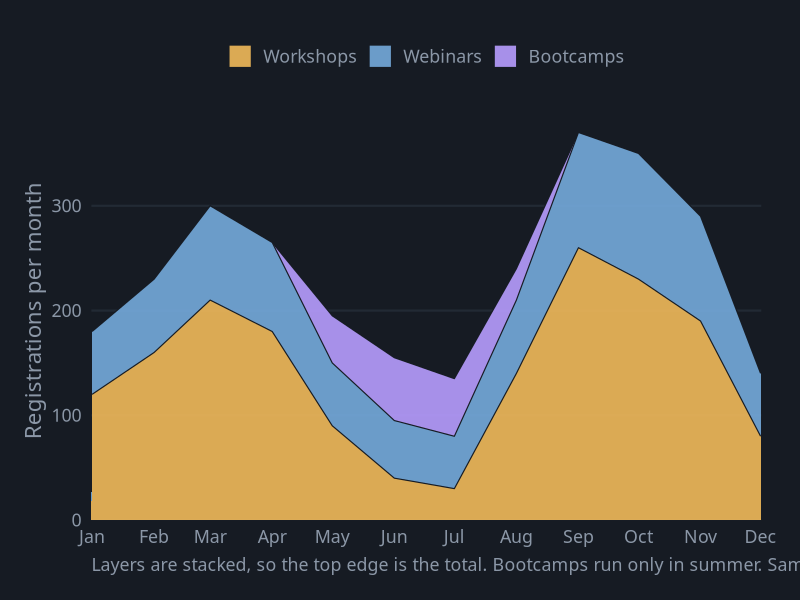
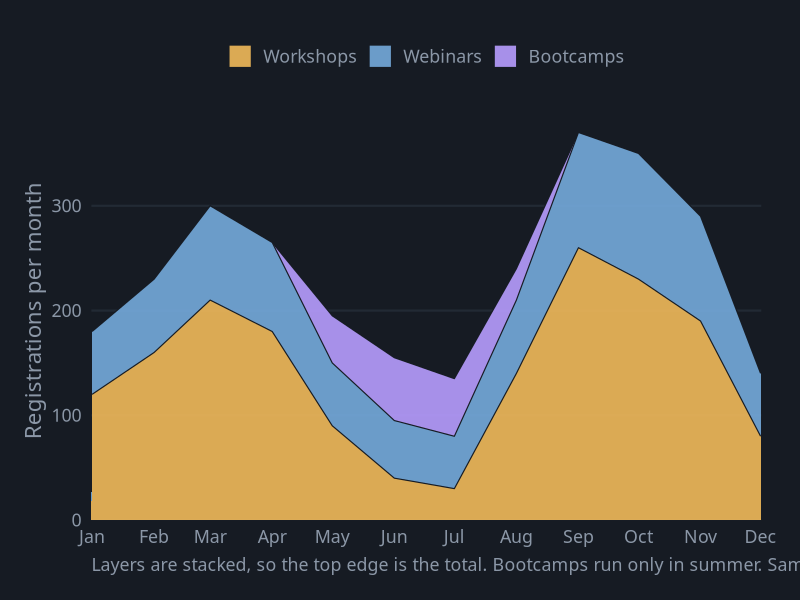

Reproduce these figures in R, in order.
# Area Chart
# Question: How did registrations grow across the year?
# Put this script and area.csv in the same folder, then in RStudio choose
# Session > Set Working Directory > To Source File Location.

library(tidyverse)

# ---- Gallery look: dark background, soft gray text ----
font <- "IBM Plex Sans"   # use "sans" if IBM Plex Sans is not installed
ink  <- "#8B97A7"

theme_gallery <- function() {
  theme_minimal(base_size = 16, base_family = font) +
    theme(
      plot.background  = element_rect(fill = "#161B23", color = NA),
      panel.grid       = element_line(color = "#222A34"),
      panel.grid.minor = element_blank(),
      text             = element_text(color = ink),
      axis.text        = element_text(color = ink),
      legend.position  = "top",
      legend.title     = element_blank(),
      plot.margin      = margin(24, 28, 18, 18)
    )
}

pal <- c("Workshops" = "#F0B95A", "Webinars" = "#75AADB", "Bootcamps" = "#B79CFF")

df <- read_csv("area.csv", show_col_types = FALSE) |>
  mutate(type = fct_relevel(type, "Bootcamps", "Webinars", "Workshops"))   # largest layer at the bottom

p <- ggplot(df, aes(x = month, y = registrations, fill = type)) +
  geom_area(alpha = 0.9, color = "#161B23", linewidth = 0.4) +
  scale_x_date(date_breaks = "1 month", date_labels = "%b", expand = c(0, 0)) +
  scale_y_continuous(expand = expansion(mult = c(0, 0.08))) +
  scale_fill_manual(values = pal, breaks = c("Workshops", "Webinars", "Bootcamps"), name = NULL) +
  labs(x = NULL, y = "Registrations per month",
       caption = "Layers are stacked, so the top edge is the total. Bootcamps run only in summer. Sample values.") +
  theme_gallery() +
  theme(panel.grid.major.x = element_blank(), plot.caption = element_text(color = ink, hjust = 0))

ggsave("area.png", p, width = 9, height = 6, dpi = 200)
p
